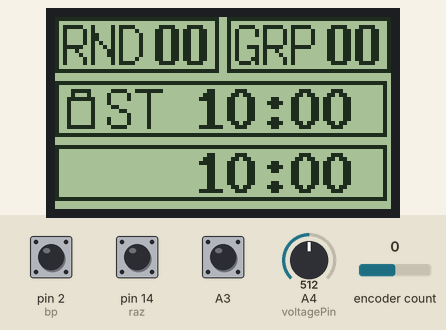
Recording of a sketch running on a simulated Arduino Uno, built with avr-gcc and run on an emulated ATmega328P. Shown: 84×48 one-colour display. Inputs (shaded band) come from the test bench; at power-on: pin 2 (bp) HIGH, A4 (voltagePin) = 512, pin 14 (raz) HIGH, A3 HIGH, encoder count 0. No radio packets arrive unless stated.

Above: at 1.2 s.
1.3 s: pin 2 (bp) pulled LOW for 0.15 s
At 1.55 s:
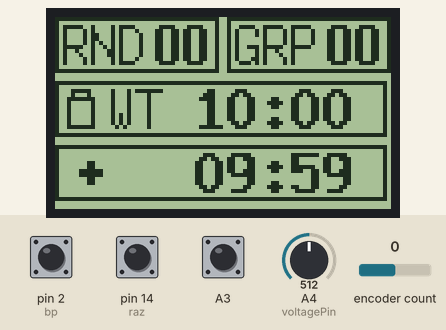
2.0 s: A4 (voltagePin) set to 716
At 2.18 s:
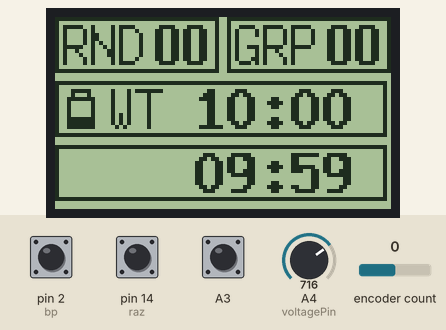
5.0 s: pin 2 (bp) pulled LOW for 1 s
At 6.2 s:
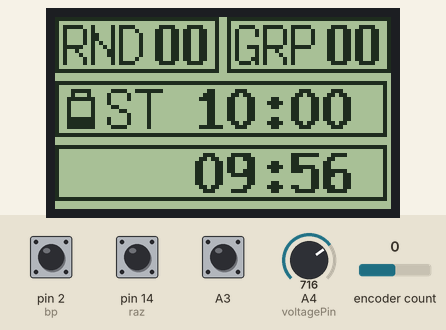
7.5 s: pin 14 (raz) pulled LOW for 0.15 s
At 8.1 s:
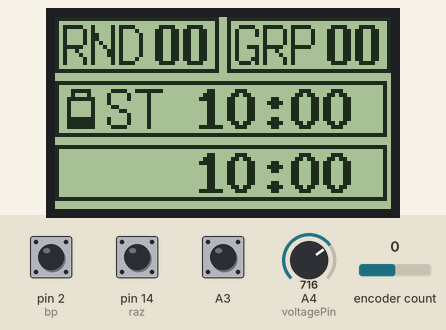
9.1 s: A3 pulled LOW for 0.15 s
At 10.6 s:
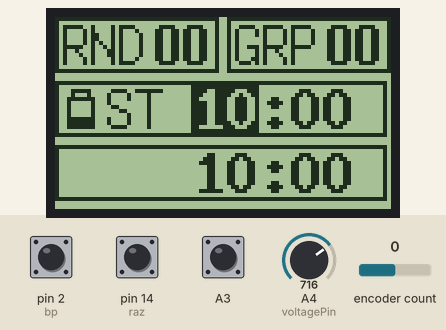
11.4 s: encoder count set to 1
At 12.8 s:
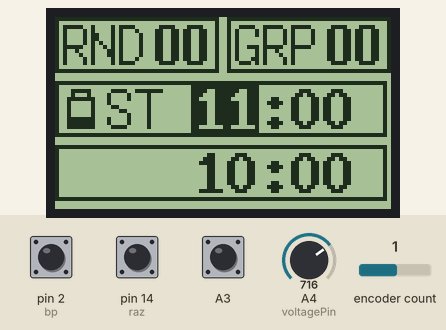
Timing chart, 0 to 13.9 s (numbered marks = the images above; inputs shaded):
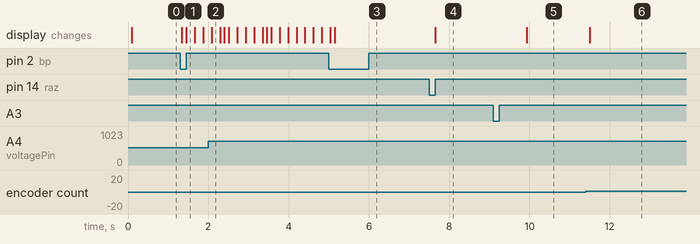

The sketch:

Driver_Chrono_Soft_SPI.ino
```cpp
/*
   GliderScore portable Driver Chrono Soft
   Initial release 1.01 June 28th, 2019
   Release 1.0 Initial release

   Based on O.Segouin wireless big display for GliderScore

   Because we had some conflicts on the SPI bus when both the display and the nRF24L01 module were connected
   on the same bus, we had to use a soft SPI for the 5110 display.

   ++++++++++++++++++++++++++++++++++++++++++++++++++++++++++++++++++++++++++++++++++++++++++++
   This is a beerware; if you like it and if we meet some day, you can pay us a beer in return!
   ++++++++++++++++++++++++++++++++++++++++++++++++++++++++++++++++++++++++++++++++++++++++++++
*/
//--------------------------------------------------------------------------------------------------------------------------------------
#include "RF24.h"
#include <U8g2lib.h>      // Oled U8g2 library          from https://github.com/olikraus/U8g2_Arduino/archive/master.zip
#include <ClickEncoder.h> // from https://github.com/0xPIT/encoder
#include <TimerOne.h>     // from https://github.com/PaulStoffregen/TimerOne
#include <Arduino.h>
//--------------------------------------------------------------------------------------------------------------------------------------
int compt = 0;
String chainerecu = "";
String chainecourante = "";
char chaineradio[] = "G01R01T0230WT";
String act = "";
String manche = "00";
String groupe = "00";
char chrono[32] = "";
char txt[50];
volatile unsigned long debut;
volatile byte marche = false;
volatile unsigned long le_temps = 0, le_temps1 = 0;
unsigned long minutes;
unsigned long secondes;
unsigned long le_temps_deb ;
unsigned long tempo = 0;
int idx = 0;
boolean flip_flop = false;
String temps;
char aff[] = "x+*x";
// Variables and constants
const int RADIO_SS_PIN  = 8;
const int RADIO_CSN_PIN = 9;
RF24 radio(RADIO_SS_PIN, RADIO_CSN_PIN); // CE, CSN
const byte address[6] = "00001";
int bp = 2;
int raz = 14;
int voltagePin = A4;
char sum;
float a_mini = 6.4;   //minimum battery voltage for display 2s
float a_maxi = 8.4;   //maximum battery voltage for display 2s
float tension;
float iTension = 0;
float ax, bx;
bool bat_2s = true; // 2S battery used then TRUE, if 1s used should be FALSE

ClickEncoder *encoder;
int16_t last[] = { -1, -1, -1, -1};
int16_t value[] = {0, 10, 0, 0};
int16_t max_value[] = {1, 16, 59, 0};
int16_t min_value[] = {0, 0, 0, 0};
int champs = 0;

void timerIsr() {
  encoder->service();
}

//--------------------------------------------------------------------------------------------------------------------------------------
U8G2_PCD8544_84X48_F_4W_SW_SPI u8g2(U8G2_R0, /* clock=*/ 7, /* data=*/ 6, /* cs=*/ 4, /* dc=*/ 3, /* reset=*/ 5);  // Nokia 5110 Display
//--------------------------------------------------------------------------------------------------------------------------------------
String lead_zero(int num) {
  String t = "";
  if (num < 10) t = "0";
  return t + String(num);
}
//--------------------------------------------------------------------------------------------------------------------------------------
ISR(TIMER2_COMPA_vect) { //timer2 interrupt 2kHz
  if (marche) {
    if (le_temps > 0) {
      le_temps1 = le_temps1 - 1;
      le_temps = le_temps1 / 2;
    }
  }
}
//--------------------------------------------------------------------------------------------------------------------------------------
void isr1(void) {
  detachInterrupt(digitalPinToInterrupt(bp));
  if (!marche) {
    marche = true;
  } else marche = false;
  delay(50);
  attachInterrupt(digitalPinToInterrupt(bp), isr1, FALLING);
}
//--------------------------------------------------------------------------------------------------------------------------------------
void setup(void) {
  Serial.begin(9600);
  if (!bat_2s) {
    bx = 1744 / 81;
    ax = (4 - bx) / 710;
    a_mini = 3.9;   //minimum battery voltage for display 1s
    a_maxi = 4.2;   //maximum battery voltage for display 1s
  } else {
    bx = ((6.48 * 855) - 8.4 * 659) / 658;
    ax = (8.4 - bx) / 855;
    a_mini = 6.2;   //minimum battery voltage for display 2s
    a_maxi = 8.4;   //maximum battery voltage for display 2s
  }
  le_temps_deb = 600000;
  le_temps = le_temps_deb; le_temps1 = le_temps * 2;

  cli();//stop interrupts
  TCCR2A = 0;// set entire TCCR0A register to 0
  TCCR2B = 0;// same for TCCR0B
  TCNT2  = 0;//initialize counter value to 0
  // set compare match register for 2khz increments
  OCR2A = 249;// = (16*10^6) / (400*64) - 1 (must be <256)
  // turn on CTC mode
  TCCR2A |= (1 << WGM01);
  // Set CS01 and CS00 bits for 64 prescaler
  TCCR2B |= (1 << CS01) | (1 << CS00);
  // enable timer compare interrupt
  TIMSK2 |= (1 << OCIE0A);
  sei();//allow interrupts

  radio.begin();
  radio.openWritingPipe(address);
  radio.setChannel(1);// 1 2.401 Ghz
  radio.setPALevel(RF24_PA_MAX);
  radio.setDataRate(RF24_1MBPS);
  //radio.setDataRate(RF24_250KBPS);
  radio.setAutoAck(1);                     // Ensure autoACK is enabled
  radio.setRetries(2, 15);                 // Optionally, increase the delay between retries & # of retries
  radio.setCRCLength(RF24_CRC_8);          // Use 8-bit CRC for performance
  radio.stopListening();

  u8g2.begin();

  pinMode(bp, INPUT);
  digitalWrite(bp, HIGH); //Pullup
  pinMode(raz, INPUT);
  digitalWrite(raz, HIGH); //Pullup
  attachInterrupt(digitalPinToInterrupt(bp), isr1, FALLING);

  encoder = new ClickEncoder(A2, A1, A3);
  encoder->setAccelerationEnabled(true);// use acceleration for faster change

  Timer1.initialize(1000);
  Timer1.attachInterrupt(timerIsr);


}
//--------------------------------------------------------------------------------------------------------------------------------------
String cnv_temps(unsigned long t) {
  unsigned long  ce, se, mi;
  double tt;
  String l_temps;
  tt = t;
  mi = t / 60000;
  t = t - (mi * 60000);
  se = t / 1000;
  t = t - (1000 * se);
  ce = t / 10;
  l_temps = lead_zero(mi) + ":" + lead_zero(se) + ":" + lead_zero(ce);
  return l_temps;
}
//--------------------------------------------------------------------------------------------------------------------------------------
void Affiche_ecran(void) {
  u8g2.clearBuffer();
  u8g2.setDrawColor(2); /* color 2 for the text */
  u8g2.setFontMode(1);  /* activate transparent font mode */

  u8g2.drawFrame(0, 0, 41, 14); //RND Frame
  u8g2.drawFrame(43, 0, 41, 14); //GRP Frame
  u8g2.drawFrame(0, 16, 83, 14); //Working time Frame
  u8g2.drawFrame(0, 32, 83, 14); //Flight time Frame

  u8g2.setFont(u8g2_font_7x14_tf ); //u8g2_font_8x13B_mn );
  u8g2.setCursor(2, 1 + 1 * 11);
  u8g2.print("RND");
  u8g2.setFont(u8g2_font_7x14B_tf); //u8g2_font_8x13B_mn );
  u8g2.setCursor(31 - 6, 1 + 1 * 11);
  u8g2.print(manche);

  u8g2.setFont(u8g2_font_7x14_tf ); //u8g2_font_8x13B_mn );
  u8g2.setCursor(45, 1 + 1 * 11);
  u8g2.print("GRP");
  u8g2.setFont(u8g2_font_7x14B_tf); //u8g2_font_8x13B_mn );
  u8g2.setCursor(74 - 6, 1 + 1 * 11);
  u8g2.print(groupe);

  u8g2.setCursor(2 + 11, 17 + 11);
  u8g2.setFont(u8g2_font_7x14_tf);
  u8g2.print(act);

  u8g2.setDrawColor(1);
  iTension = analogRead(voltagePin);
  tension = (iTension * ax) + bx;
  //    Serial.println (tension);
  if (tension > a_maxi) tension = a_maxi;
  if (tension < a_mini) tension = a_mini;

  u8g2.drawFrame(4, 28 - 10, 5, 3);
  u8g2.drawFrame(3, 28 - 8, 7, 8);
  int pile  = ((tension - a_mini) / (a_maxi - a_mini)) * 8; //compute battery level
  u8g2.drawBox(3, 28 - pile, 7, pile);

  if (champs == 1) {
    u8g2.setDrawColor(1); /* color 1 for the box */
    u8g2.drawBox(34, 17, 17, 12);
    u8g2.setDrawColor(2); /* color 2 for the text */
  }
  if (champs == 2) {
    u8g2.setDrawColor(1); /* color 1 for the box */
    u8g2.drawBox(58, 17, 17, 12);
    u8g2.setDrawColor(2); /* color 2 for the text */
  }
  u8g2.setFont(u8g2_font_8x13B_mn );
  u8g2.setCursor(35, 17 + 11);
  u8g2.print(cnv_temps(le_temps_deb).substring(0, 5));

  if (marche) {
    u8g2.setCursor(5, 33 + 11);
    u8g2.print(aff[idx]);
  }

  u8g2.setCursor(35, 33 + 11);
  u8g2.print(temps.substring(0, 5));
  u8g2.sendBuffer();          // transfer internal memory to the display
}
//--------------------------------------------------------------------------------------------------------------------------------------
void l_encodeur() {
  value[champs] += encoder->getValue();
  if (value[champs] > max_value[champs]) value[champs] = min_value[champs];
  if (value[champs] < min_value[champs]) value[champs] = max_value[champs];

  if (value[champs] != last[champs]) {
    last[champs] = value[champs];
    //Serial.println("Encoder Value: " + String(value[1]) + " - " + String(value[2]));
  }

  ClickEncoder::Button b = encoder->getButton();
  if (b == 5) { //Click sur bouton codeur
    //Serial.println("champs suivant");
    champs += 1;
    if (champs > 2) champs = 1;
  }
}

//--------------------------------------------------------------------------------------------------------------------------------------
String checksum(String chaine)
{
  sum = 0;
  for (byte i = 0; i < (chaine.length() - 2); i++)
  {
    sum = chaine[i] + sum;
  }
  sum = (sum & 0x3F) + 0x20;
  return (chaine + sum);
}
//--------------------------------------------------------------------------------------------------------------------------------------
void loop(void) {
  if (!marche) {
    act = "ST";
    l_encodeur();
    minutes = value[1] * 60000L; // conversion en milisecondes
    secondes = value[2] * 1000L;
    le_temps_deb = minutes + secondes;
    if (!digitalRead(raz)) {
      le_temps = le_temps_deb; le_temps1 = le_temps * 2;
      champs = 0;
    }
  } else {
    if ((millis() - tempo) >= 200) {
      idx += 1;
      if (idx > 4) idx = 0;
      tempo = millis();
    }
    act = "WT";
  }

  temps = cnv_temps(le_temps);
  chainerecu = "R00G00T" + temps.substring(0, 2) + temps.substring(3, 5) + act;
  chainerecu = checksum(chainerecu);
  chainerecu.toCharArray(chaineradio, chainerecu.length() + 1); // récupère la chaine recu dans le tableau de char de chaine radio
  radio.write(&chaineradio, sizeof(chaineradio)); // envoi de la chaine recu RS en radio
  //Serial.println ("Envoiradio:" + chainerecu);

  Affiche_ecran();

  delay(50);
}
```

Measured:
- after the input at 1.3 s, the display: first changes at once (image 1 shows a later state)
- after the input at 7.5 s, the display: changes after 0.15 s (image 4)
- after the input at 9.1 s, the display: changes after 0.84 s (image 5)
- after the input at 11.4 s, the display: changes after 0.10 s (image 6)
